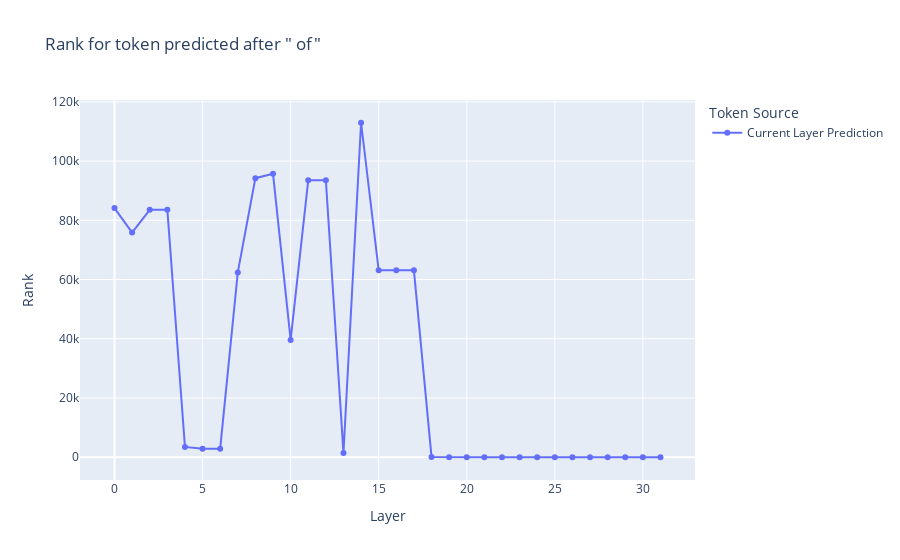

Notebook code cell kept with this figure:
### Code cell
ll.logitRank(llama, prompt, remote=True, heatmap=False, token=None)

### Figure 1 — Plotly figure (JSON) as saved in the notebook; plotly's stock layout.template omitted (floating-point values rounded to 4 significant figures)
{"data": [{"hovertemplate": "Input Token:  of<br>Layer: %{x}<br>Predicted Token: %{text}<br>Rank: %{y:.4f}<br><extra></extra>", "legendgroup": "Current Layer Prediction", "line": {"color": "#636efa", "dash": "solid"}, "marker": {"symbol": "circle"}, "mode": "lines+markers", "name": "Current Layer Prediction", "orientation": "v", "showlegend": true, "text": ["Looper", "oley", "内の", "内の", " en", " Oaks", " Oaks", "allis", ".Tick", "uzu", "�", ")frame", ")frame", " Vend", "oplevel", "undler", "undler", "undler", " _______,", " Paris", " Paris", " Paris", " Paris", " Paris", " Paris", " Paris", " Paris", " Paris", " Paris", " Paris", " Paris", " Paris"], "texttemplate": "%{text}", "type": "scatter", "x": [0, 1, 2, 3, 4, 5, 6, 7, 8, 9, 10, 11, 12, 13, 14, 15, 16, 17, 18, 19, 20, 21, 22, 23, 24, 25, 26, 27, 28, 29, 30, 31], "xaxis": "x", "y": [84118, 75869, 83549, 83549, 3485, 2902, 2902, 62403, 94217, 95697, 39626, 93560, 93560, 1473, 112936, 63123, 63123, 63123, 119, 0, 0, 0, 0, 0, 0, 0, 0, 0, 0, 0, 0, 0], "yaxis": "y"}], "layout": {"legend": {"title": {"text": "Token Source"}, "tracegroupgap": 0}, "title": {"text": "Rank for token predicted after \" of\""}, "xaxis": {"anchor": "y", "domain": [0, 1], "title": {"text": "Layer"}}, "yaxis": {"anchor": "x", "domain": [0, 1], "title": {"text": "Rank"}}}}
